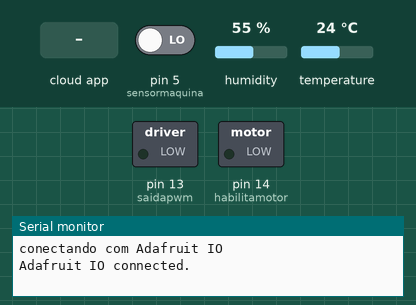
Recording of a sketch running on a simulated Arduino Uno, built for the host (arithmetic inside an expression is 32-bit, double 64-bit). Parts: switched loads named in the sketch (green lamp = pin HIGH), the last lines printed to the serial monitor. The inputs (shaded band) are chosen by the test bench; at power-on: pin 5 (sensormaquina) LOW, humidity 55 %, temperature 24 °C.

Above: at 2.7 s.
2.8 s: the phone or cloud app sets motor to 1
At 4.1 s:
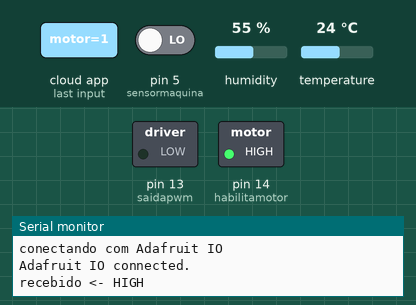
5.8 s: the phone or cloud app sets motor to 0
At 6.8 s:
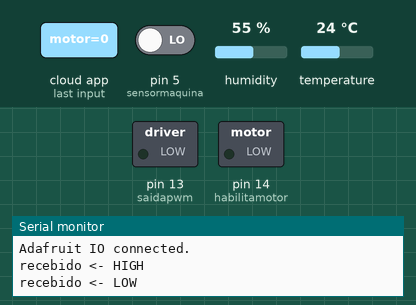
Timing chart, 0 to 8.8 s (numbered marks = the images above; inputs shaded):
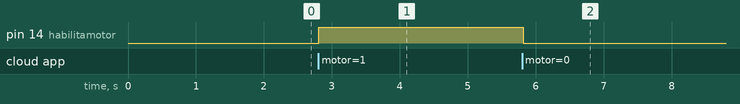

Measured:
- after the input at 2.8 s, pin 14 (habilitamotor): LOW → HIGH at once
- after the input at 5.8 s, pin 14 (habilitamotor): HIGH → LOW at once

The sketch:

projeto-industrial-codigo.ino
```cpp
/* Programa SUPERMAKER: Projeto Industrial com ESP8266 e Adafruit IO
 * Autor: Eduardo de Castro Quintino
 * Biblioteca da Placa: "esp8266 by ESP8266 Community versão 3.1.2"
 * Bibliotecas:         "Adafruit IO Arduino versão 4.2.3"
 *                      "Adafruit MQTT versão 2.5.2"
 *                      "ArduinoHttpClient versão 0.4.0"
 *                      "DHT sensor library 1.4.4"
 *                      "Adafruit unified sensor 1.1.9"
 * Placa: "NodeMCU 1.0 (ESP-12E Module)"
*/
// ======================================================================
// --- Dados de Acesso da Plataforma Adafruit IO ---
// visite io.adafruit.com para para criar a sua conta.
// Você necessitará dos dados Adafruit IO key.
#define IO_USERNAME "SuaInfoAIOUSERNAME" //sua informação
#define IO_KEY "SuaInfoAIO_KEY" // sua informação
// ======================================================================
// --- Dados de Acesso do seu roteador ---
#define WIFI_SSID "NomedaSuaRede" // Informação da SSID do seu roteador
#define WIFI_PASS "SenhadaSuaRede" // senha de acesso do seu roteador
#include "AdafruitIO_WiFi.h" // inclui biblioteca
AdafruitIO_WiFi io(IO_USERNAME, IO_KEY, WIFI_SSID, WIFI_PASS);
// ======================================================================
// --- Mapeamento de Hardware ---
#define sensormaquina 5  //D1 - Lê estado da máquina
#define habilitamotor 14 //D5 - Saída a relé
#define DHTPIN 12        //D6 - Pino utilizado pelo DHT22
#define saidapwm 13      //D7 - Saída PWM/analógica
// ======================================================================
// --- Inclusão biblioteca e parâmetros do sensor DHT22 ---
#include <DHT.h>
#define DHTTYPE    DHT22 // Define que o sensor é o DHT22
DHT dht(DHTPIN, DHTTYPE);
// ======================================================================
// --- Feeds ---
//IMPORTANTE devem ser criados os feeds com o mesmo nome na AdafruitIO
AdafruitIO_Feed *estadomaquina = io.feed("estadomaquina"); //pub
AdafruitIO_Feed *temperatura = io.feed("temperatura"); //pub
AdafruitIO_Feed *umidade = io.feed("umidade"); //pub
AdafruitIO_Feed *motor = io.feed("motor"); //sub
AdafruitIO_Feed *velocidademotor = io.feed("velocidademotor"); //sub
// ======================================================================
// --- Variáveis Globais ---
bool estadoatualmaquina = false;
bool ultimoestadomaquina = false;
bool flagmotor = LOW;
int valorpwm = 0;
float temperaturaatual = 0;
float umidadeatual = 0;
unsigned int previousMillis = 0;
unsigned int interval = 10000;
// intervalo de tempo para publicação das variáveis temperatura e umidade
// SUGESTÃO: alterar para 60000, visto que são variáveis lentas
// ======================================================================
// --- Void Setup ---
void setup() {
// --- Configuração IO ---
  pinMode(sensormaquina, INPUT);
  pinMode(saidapwm, OUTPUT);
  pinMode(habilitamotor, OUTPUT);
  Serial.begin(115200); // inicializa serial
  dht.begin(); // Inicializa a função DHT

  // aguarda serial ser aberta
  while(! Serial);

  // conecta a io.adafruit.com
  Serial.print("conectando com Adafruit IO");
  io.connect();

  // cria funções para o tratamento das inscrições (subscribes)
  motor->onMessage(handleMessage);
  velocidademotor->onMessage(handleMessage2);

  // aguarda conexão
  while(io.status() < AIO_CONNECTED) {
    Serial.print(".");
    delay(500);
}

  // nós estamos conectados
  Serial.println();
  Serial.println(io.statusText());
  motor->get(); // lê status motor
  velocidademotor->get(); // lê percentual % de velocidade para motor
}
// ======================================================================
// --- void loop ---
void loop() {
  //chamada das funções
  io.run();
  tempopublicacao();

  // se o feed habilitamotor estiver em 1 (ON),
  // escreve a saída analógica com o valor do feed velocidademotor
  // se o feedhabilitamotor estiver em 0 (OFF),
  // saída analógica em 0
  if(flagmotor == HIGH){
    analogWrite(saidapwm, valorpwm);
  }
  else{
    analogWrite(saidapwm, 0);
  }

  // condições para tratamento da leitura do status da máquina
  if(digitalRead(sensormaquina) == HIGH)
    estadoatualmaquina = true;
  else
    estadoatualmaquina = false;

  // retorna se o valor não mudou
  if(estadoatualmaquina == ultimoestadomaquina)
    return;

  //publica o estado atual da leitura digital onde é lido
  // se a máquina está ligada ou desligada
  estadomaquina->save(estadoatualmaquina);

  // armazena o último estado lido
  ultimoestadomaquina = estadoatualmaquina;
}

// ======================================================================
// --- Função para tratamento dos feeds ---
// escreve no pino digital do relé o valor que estiver no feed
void handleMessage(AdafruitIO_Data *data) {
  // habilita relé
  Serial.print("recebido <- ");

  if(data->toPinLevel() == HIGH)
  {
    Serial.println("HIGH");
    flagmotor = HIGH;
  }
  else
  {
    Serial.println("LOW");
    flagmotor = LOW;
  }
  digitalWrite(habilitamotor, data->toPinLevel());

}

void handleMessage2(AdafruitIO_Data *data) {
  // converte dado para inteiro
  int reading = data->toInt();

  Serial.print("recebido <- ");
  Serial.println(reading);
  // recebe o valor do feed velocidademotor
  // mapeia o valor que vem de 0 a 100 para 0 a 255
  // atribui o resultado para a variável valorpwm
  valorpwm = map(reading, 0, 100, 0, 255);
}

// função para publicar "temperatura" e "umidade" a cada intervalo de tempo
// são variáveis lentas, ou seja, dependendo do processo, demoram a ter variações significativas
// sugestão: entender o processo, mas para a minha aplicação 60 segundos estava perfeita
// para o artigo, deixei 10 segundos
void tempopublicacao() {
  if (millis() - previousMillis >= interval){
    previousMillis = millis();
    umidadeatual = dht.readHumidity(); // armazena valor da umidade
temperaturaatual = dht.readTemperature(); // armazena valor da temperatura
    temperatura->save(temperaturaatual); // publica o valor da temperatura
    umidade->save(umidadeatual); //publica o valor da umidade
  }
}
// ======================================================================
// --- Fim do código da programação =) ---
```
